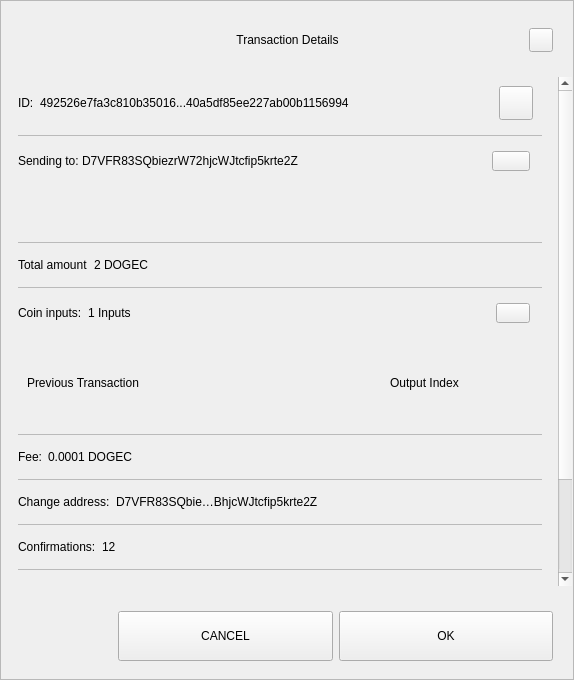
<?xml version="1.0" encoding="UTF-8"?>
<ui version="4.0">
 <class>TxDetailDialog</class>
 <widget class="QWidget" name="TxDetailDialog">
  <property name="geometry">
   <rect>
    <x>0</x>
    <y>0</y>
    <width>574</width>
    <height>680</height>
   </rect>
  </property>
  <property name="minimumSize">
   <size>
    <width>574</width>
    <height>455</height>
   </size>
  </property>
  <property name="windowTitle">
   <string>Form</string>
  </property>
  <property name="styleSheet">
   <string notr="true"/>
  </property>
  <layout class="QVBoxLayout" name="verticalLayout_3">
   <property name="spacing">
    <number>0</number>
   </property>
   <property name="leftMargin">
    <number>0</number>
   </property>
   <property name="topMargin">
    <number>0</number>
   </property>
   <property name="rightMargin">
    <number>0</number>
   </property>
   <property name="bottomMargin">
    <number>0</number>
   </property>
   <item>
    <widget class="QFrame" name="frame">
     <property name="styleSheet">
      <string notr="true"/>
     </property>
     <property name="frameShape">
      <enum>QFrame::StyledPanel</enum>
     </property>
     <property name="frameShadow">
      <enum>QFrame::Raised</enum>
     </property>
     <layout class="QVBoxLayout" name="verticalLayout">
      <property name="leftMargin">
       <number>0</number>
      </property>
      <property name="rightMargin">
       <number>0</number>
      </property>
      <item>
       <layout class="QHBoxLayout" name="horizontalLayout_3">
        <property name="spacing">
         <number>0</number>
        </property>
        <property name="leftMargin">
         <number>20</number>
        </property>
        <property name="topMargin">
         <number>10</number>
        </property>
        <property name="rightMargin">
         <number>20</number>
        </property>
        <item>
         <spacer name="horizontalSpacer_1">
          <property name="orientation">
           <enum>Qt::Horizontal</enum>
          </property>
          <property name="sizeHint" stdset="0">
           <size>
            <width>40</width>
            <height>20</height>
           </size>
          </property>
         </spacer>
        </item>
        <item>
         <widget class="QLabel" name="labelTitle">
          <property name="minimumSize">
           <size>
            <width>0</width>
            <height>40</height>
           </size>
          </property>
          <property name="maximumSize">
           <size>
            <width>16777215</width>
            <height>40</height>
           </size>
          </property>
          <property name="styleSheet">
           <string notr="true">padding-left:24px;</string>
          </property>
          <property name="text">
           <string>Transaction Details</string>
          </property>
          <property name="alignment">
           <set>Qt::AlignCenter</set>
          </property>
          <property name="margin">
           <number>7</number>
          </property>
         </widget>
        </item>
        <item>
         <spacer name="horizontalSpacer_2">
          <property name="orientation">
           <enum>Qt::Horizontal</enum>
          </property>
          <property name="sizeHint" stdset="0">
           <size>
            <width>40</width>
            <height>20</height>
           </size>
          </property>
         </spacer>
        </item>
        <item>
         <widget class="QPushButton" name="btnEsc">
          <property name="minimumSize">
           <size>
            <width>24</width>
            <height>24</height>
           </size>
          </property>
          <property name="maximumSize">
           <size>
            <width>24</width>
            <height>24</height>
           </size>
          </property>
          <property name="text">
           <string/>
          </property>
         </widget>
        </item>
       </layout>
      </item>
      <item>
       <spacer name="verticalSpacer">
        <property name="orientation">
         <enum>Qt::Vertical</enum>
        </property>
        <property name="sizeType">
         <enum>QSizePolicy::Fixed</enum>
        </property>
        <property name="sizeHint" stdset="0">
         <size>
          <width>20</width>
          <height>10</height>
         </size>
        </property>
       </spacer>
      </item>
      <item>
       <widget class="QWidget" name="layoutScroll" native="true">
        <property name="minimumSize">
         <size>
          <width>0</width>
          <height>0</height>
         </size>
        </property>
        <layout class="QVBoxLayout" name="verticalLayout_4">
         <property name="leftMargin">
          <number>0</number>
         </property>
         <property name="topMargin">
          <number>0</number>
         </property>
         <property name="rightMargin">
          <number>0</number>
         </property>
         <item>
          <widget class="QScrollArea" name="scrollArea">
           <property name="styleSheet">
            <string notr="true">#scrollArea {
background:transparent;
}</string>
           </property>
           <property name="horizontalScrollBarPolicy">
            <enum>Qt::ScrollBarAlwaysOff</enum>
           </property>
           <property name="sizeAdjustPolicy">
            <enum>QAbstractScrollArea::AdjustIgnored</enum>
           </property>
           <property name="widgetResizable">
            <bool>true</bool>
           </property>
           <property name="alignment">
            <set>Qt::AlignLeading|Qt::AlignLeft|Qt::AlignTop</set>
           </property>
           <widget class="QWidget" name="scrollAreaWidgetContents">
            <property name="geometry">
             <rect>
              <x>0</x>
              <y>0</y>
              <width>556</width>
              <height>650</height>
             </rect>
            </property>
            <property name="autoFillBackground">
             <bool>false</bool>
            </property>
            <property name="styleSheet">
             <string notr="true">#scrollAreaWidgetContents {
background:transparent;
}</string>
            </property>
            <layout class="QVBoxLayout" name="verticalLayout_7">
             <property name="spacing">
              <number>0</number>
             </property>
             <property name="sizeConstraint">
              <enum>QLayout::SetDefaultConstraint</enum>
             </property>
             <property name="leftMargin">
              <number>0</number>
             </property>
             <property name="topMargin">
              <number>0</number>
             </property>
             <property name="rightMargin">
              <number>0</number>
             </property>
             <property name="bottomMargin">
              <number>0</number>
             </property>
             <item>
              <widget class="QWidget" name="content" native="true">
               <layout class="QVBoxLayout" name="verticalLayout_2">
                <property name="leftMargin">
                 <number>16</number>
                </property>
                <property name="topMargin">
                 <number>0</number>
                </property>
                <property name="rightMargin">
                 <number>16</number>
                </property>
                <item>
                 <widget class="QWidget" name="contentID" native="true">
                  <layout class="QHBoxLayout" name="horizontalLayout_12" stretch="0,1,0">
                   <property name="leftMargin">
                    <number>0</number>
                   </property>
                   <item>
                    <widget class="QLabel" name="labelId">
                     <property name="maximumSize">
                      <size>
                       <width>16777215</width>
                       <height>16777215</height>
                      </size>
                     </property>
                     <property name="text">
                      <string>ID:</string>
                     </property>
                    </widget>
                   </item>
                   <item>
                    <widget class="QLabel" name="textId">
                     <property name="text">
                      <string>492526e7fa3c810b35016...40a5df85ee227ab00b1156994</string>
                     </property>
                    </widget>
                   </item>
                   <item>
                    <widget class="QPushButton" name="pushCopy">
                     <property name="minimumSize">
                      <size>
                       <width>34</width>
                       <height>34</height>
                      </size>
                     </property>
                     <property name="maximumSize">
                      <size>
                       <width>34</width>
                       <height>34</height>
                      </size>
                     </property>
                     <property name="text">
                      <string/>
                     </property>
                     <property name="iconSize">
                      <size>
                       <width>24</width>
                       <height>24</height>
                      </size>
                     </property>
                    </widget>
                   </item>
                  </layout>
                 </widget>
                </item>
                <item>
                 <widget class="QLabel" name="labelDivider9">
                  <property name="maximumSize">
                   <size>
                    <width>16777215</width>
                    <height>1</height>
                   </size>
                  </property>
                  <property name="styleSheet">
                   <string notr="true">background-color:#bababa;</string>
                  </property>
                  <property name="text">
                   <string/>
                  </property>
                 </widget>
                </item>
                <item>
                 <widget class="QWidget" name="contentOutputs" native="true">
                  <layout class="QHBoxLayout" name="horizontalLayout_11" stretch="0,3,0">
                   <property name="spacing">
                    <number>0</number>
                   </property>
                   <property name="leftMargin">
                    <number>0</number>
                   </property>
                   <property name="rightMargin">
                    <number>12</number>
                   </property>
                   <item>
                    <widget class="QLabel" name="labelSend">
                     <property name="maximumSize">
                      <size>
                       <width>16777215</width>
                       <height>16777215</height>
                      </size>
                     </property>
                     <property name="text">
                      <string>Sending to: </string>
                     </property>
                    </widget>
                   </item>
                   <item>
                    <widget class="QLabel" name="textSend">
                     <property name="text">
                      <string>D7VFR83SQbiezrW72hjcWJtcfip5krte2Z </string>
                     </property>
                    </widget>
                   </item>
                   <item>
                    <widget class="QPushButton" name="pushOutputs">
                     <property name="minimumSize">
                      <size>
                       <width>34</width>
                       <height>20</height>
                      </size>
                     </property>
                     <property name="maximumSize">
                      <size>
                       <width>38</width>
                       <height>20</height>
                      </size>
                     </property>
                     <property name="styleSheet">
                      <string notr="true"/>
                     </property>
                     <property name="text">
                      <string/>
                     </property>
                    </widget>
                   </item>
                  </layout>
                 </widget>
                </item>
                <item>
                 <widget class="QScrollArea" name="outputsScrollArea">
                  <property name="minimumSize">
                   <size>
                    <width>0</width>
                    <height>50</height>
                   </size>
                  </property>
                  <property name="styleSheet">
                   <string notr="true">#outputsScrollArea {
background:transparent;
}</string>
                  </property>
                  <property name="widgetResizable">
                   <bool>true</bool>
                  </property>
                  <widget class="QWidget" name="container_outputs_base">
                   <property name="geometry">
                    <rect>
                     <x>0</x>
                     <y>0</y>
                     <width>522</width>
                     <height>48</height>
                    </rect>
                   </property>
                   <property name="styleSheet">
                    <string notr="true">#container_outputs_base {
background:transparent;
}</string>
                   </property>
                  </widget>
                 </widget>
                </item>
                <item>
                 <widget class="QLabel" name="labelDivider8">
                  <property name="maximumSize">
                   <size>
                    <width>16777215</width>
                    <height>1</height>
                   </size>
                  </property>
                  <property name="styleSheet">
                   <string notr="true">background-color:#bababa;</string>
                  </property>
                  <property name="text">
                   <string/>
                  </property>
                 </widget>
                </item>
                <item>
                 <widget class="QWidget" name="contentAmount" native="true">
                  <layout class="QHBoxLayout" name="horizontalLayout_4" stretch="0,1">
                   <property name="leftMargin">
                    <number>0</number>
                   </property>
                   <item>
                    <widget class="QLabel" name="labelAmount">
                     <property name="maximumSize">
                      <size>
                       <width>16777215</width>
                       <height>16777215</height>
                      </size>
                     </property>
                     <property name="text">
                      <string>Total amount</string>
                     </property>
                    </widget>
                   </item>
                   <item>
                    <widget class="QLabel" name="textAmount">
                     <property name="text">
                      <string>2 DOGEC</string>
                     </property>
                    </widget>
                   </item>
                  </layout>
                 </widget>
                </item>
                <item>
                 <widget class="QLabel" name="labelDivider6">
                  <property name="maximumSize">
                   <size>
                    <width>16777215</width>
                    <height>1</height>
                   </size>
                  </property>
                  <property name="styleSheet">
                   <string notr="true">background-color:#bababa;</string>
                  </property>
                  <property name="text">
                   <string/>
                  </property>
                 </widget>
                </item>
                <item>
                 <widget class="QWidget" name="contentInputs" native="true">
                  <layout class="QHBoxLayout" name="horizontalLayout" stretch="0,2,0">
                   <property name="leftMargin">
                    <number>0</number>
                   </property>
                   <property name="rightMargin">
                    <number>12</number>
                   </property>
                   <item>
                    <widget class="QLabel" name="labelInputs">
                     <property name="sizePolicy">
                      <sizepolicy hsizetype="Minimum" vsizetype="Preferred">
                       <horstretch>0</horstretch>
                       <verstretch>0</verstretch>
                      </sizepolicy>
                     </property>
                     <property name="maximumSize">
                      <size>
                       <width>16777215</width>
                       <height>16777215</height>
                      </size>
                     </property>
                     <property name="text">
                      <string>Coin inputs:</string>
                     </property>
                    </widget>
                   </item>
                   <item>
                    <widget class="QLabel" name="textInputs">
                     <property name="text">
                      <string>1 Inputs</string>
                     </property>
                    </widget>
                   </item>
                   <item>
                    <widget class="QPushButton" name="pushInputs">
                     <property name="maximumSize">
                      <size>
                       <width>34</width>
                       <height>20</height>
                      </size>
                     </property>
                     <property name="styleSheet">
                      <string notr="true"/>
                     </property>
                     <property name="text">
                      <string/>
                     </property>
                    </widget>
                   </item>
                  </layout>
                 </widget>
                </item>
                <item>
                 <widget class="QFrame" name="gridInputs">
                  <property name="sizePolicy">
                   <sizepolicy hsizetype="Preferred" vsizetype="MinimumExpanding">
                    <horstretch>0</horstretch>
                    <verstretch>0</verstretch>
                   </sizepolicy>
                  </property>
                  <property name="minimumSize">
                   <size>
                    <width>0</width>
                    <height>90</height>
                   </size>
                  </property>
                  <layout class="QGridLayout" name="gridLayoutInput" columnstretch="5,2" rowminimumheight="0">
                   <property name="sizeConstraint">
                    <enum>QLayout::SetMaximumSize</enum>
                   </property>
                   <property name="verticalSpacing">
                    <number>0</number>
                   </property>
                   <item row="0" column="0" alignment="Qt::AlignLeft">
                    <widget class="QLabel" name="labelTitlePrevTx">
                     <property name="text">
                      <string>Previous Transaction</string>
                     </property>
                    </widget>
                   </item>
                   <item row="0" column="1" alignment="Qt::AlignLeft">
                    <widget class="QLabel" name="labelOutputIndex">
                     <property name="text">
                      <string>Output Index</string>
                     </property>
                     <property name="alignment">
                      <set>Qt::AlignCenter</set>
                     </property>
                    </widget>
                   </item>
                  </layout>
                 </widget>
                </item>
                <item>
                 <widget class="QLabel" name="labelDivider1">
                  <property name="maximumSize">
                   <size>
                    <width>16777215</width>
                    <height>1</height>
                   </size>
                  </property>
                  <property name="styleSheet">
                   <string notr="true">background-color:#bababa;</string>
                  </property>
                  <property name="text">
                   <string/>
                  </property>
                 </widget>
                </item>
                <item>
                 <widget class="QWidget" name="contentFee" native="true">
                  <layout class="QHBoxLayout" name="horizontalLayout_7" stretch="0,1">
                   <property name="leftMargin">
                    <number>0</number>
                   </property>
                   <item>
                    <widget class="QLabel" name="labelFee">
                     <property name="maximumSize">
                      <size>
                       <width>16777215</width>
                       <height>16777215</height>
                      </size>
                     </property>
                     <property name="text">
                      <string>Fee:</string>
                     </property>
                    </widget>
                   </item>
                   <item>
                    <widget class="QLabel" name="textFee">
                     <property name="text">
                      <string>0.0001 DOGEC</string>
                     </property>
                    </widget>
                   </item>
                  </layout>
                 </widget>
                </item>
                <item>
                 <widget class="QLabel" name="labelDivider2">
                  <property name="maximumSize">
                   <size>
                    <width>16777215</width>
                    <height>1</height>
                   </size>
                  </property>
                  <property name="styleSheet">
                   <string notr="true">background-color:#bababa;</string>
                  </property>
                  <property name="text">
                   <string/>
                  </property>
                 </widget>
                </item>
                <item>
                 <widget class="QWidget" name="contentChangeAddress" native="true">
                  <layout class="QHBoxLayout" name="horizontalLayout_6" stretch="0,1">
                   <property name="leftMargin">
                    <number>0</number>
                   </property>
                   <item>
                    <widget class="QLabel" name="labelChange">
                     <property name="maximumSize">
                      <size>
                       <width>16777215</width>
                       <height>16777215</height>
                      </size>
                     </property>
                     <property name="text">
                      <string>Change address:</string>
                     </property>
                    </widget>
                   </item>
                   <item>
                    <widget class="QLabel" name="textChange">
                     <property name="text">
                      <string>D7VFR83SQbie…BhjcWJtcfip5krte2Z </string>
                     </property>
                    </widget>
                   </item>
                  </layout>
                 </widget>
                </item>
                <item>
                 <widget class="QLabel" name="labelDivider4">
                  <property name="maximumSize">
                   <size>
                    <width>16777215</width>
                    <height>1</height>
                   </size>
                  </property>
                  <property name="styleSheet">
                   <string notr="true">background-color:#bababa;</string>
                  </property>
                  <property name="text">
                   <string/>
                  </property>
                 </widget>
                </item>
                <item>
                 <widget class="QWidget" name="contentConfirmations" native="true">
                  <layout class="QHBoxLayout" name="horizontalLayout_8" stretch="0,1">
                   <property name="leftMargin">
                    <number>0</number>
                   </property>
                   <item>
                    <widget class="QLabel" name="labelConfirmations">
                     <property name="maximumSize">
                      <size>
                       <width>16777215</width>
                       <height>16777215</height>
                      </size>
                     </property>
                     <property name="text">
                      <string>Confirmations:</string>
                     </property>
                    </widget>
                   </item>
                   <item>
                    <widget class="QLabel" name="textConfirmations">
                     <property name="text">
                      <string>12</string>
                     </property>
                    </widget>
                   </item>
                  </layout>
                 </widget>
                </item>
                <item>
                 <widget class="QLabel" name="labelDivider7">
                  <property name="maximumSize">
                   <size>
                    <width>16777215</width>
                    <height>1</height>
                   </size>
                  </property>
                  <property name="styleSheet">
                   <string notr="true">background-color:#bababa;</string>
                  </property>
                  <property name="text">
                   <string/>
                  </property>
                 </widget>
                </item>
                <item>
                 <widget class="QWidget" name="contentSize" native="true">
                  <layout class="QHBoxLayout" name="horizontalLayout_9" stretch="0,1">
                   <property name="leftMargin">
                    <number>0</number>
                   </property>
                   <item>
                    <widget class="QLabel" name="labelSize">
                     <property name="maximumSize">
                      <size>
                       <width>16777215</width>
                       <height>16777215</height>
                      </size>
                     </property>
                     <property name="text">
                      <string>Size:</string>
                     </property>
                    </widget>
                   </item>
                   <item>
                    <widget class="QLabel" name="textSize">
                     <property name="text">
                      <string>2 kB</string>
                     </property>
                    </widget>
                   </item>
                  </layout>
                 </widget>
                </item>
                <item>
                 <widget class="QLabel" name="labelDivider3">
                  <property name="maximumSize">
                   <size>
                    <width>16777215</width>
                    <height>1</height>
                   </size>
                  </property>
                  <property name="styleSheet">
                   <string notr="true">background-color:#bababa;</string>
                  </property>
                  <property name="text">
                   <string/>
                  </property>
                 </widget>
                </item>
                <item>
                 <widget class="QWidget" name="contentDate" native="true">
                  <layout class="QHBoxLayout" name="horizontalLayout_5" stretch="0,1">
                   <property name="leftMargin">
                    <number>0</number>
                   </property>
                   <item>
                    <widget class="QLabel" name="labelDate">
                     <property name="maximumSize">
                      <size>
                       <width>16777215</width>
                       <height>16777215</height>
                      </size>
                     </property>
                     <property name="text">
                      <string>Date:</string>
                     </property>
                    </widget>
                   </item>
                   <item>
                    <widget class="QLabel" name="textDate">
                     <property name="text">
                      <string>May 25, 2017</string>
                     </property>
                    </widget>
                   </item>
                  </layout>
                 </widget>
                </item>
                <item>
                 <widget class="QLabel" name="labelDivider5">
                  <property name="maximumSize">
                   <size>
                    <width>16777215</width>
                    <height>1</height>
                   </size>
                  </property>
                  <property name="styleSheet">
                   <string notr="true">background-color:#bababa;</string>
                  </property>
                  <property name="text">
                   <string/>
                  </property>
                 </widget>
                </item>
                <item>
                 <widget class="QWidget" name="contentStatus" native="true">
                  <layout class="QHBoxLayout" name="horizontalLayout_10" stretch="0,1">
                   <property name="leftMargin">
                    <number>0</number>
                   </property>
                   <item>
                    <widget class="QLabel" name="labelStatus">
                     <property name="maximumSize">
                      <size>
                       <width>16777215</width>
                       <height>16777215</height>
                      </size>
                     </property>
                     <property name="text">
                      <string>Status:</string>
                     </property>
                    </widget>
                   </item>
                   <item>
                    <widget class="QLabel" name="textStatus">
                     <property name="text">
                      <string>Spendable</string>
                     </property>
                    </widget>
                   </item>
                  </layout>
                 </widget>
                </item>
                <item>
                 <spacer name="verticalSpacer_2">
                  <property name="orientation">
                   <enum>Qt::Vertical</enum>
                  </property>
                  <property name="sizeType">
                   <enum>QSizePolicy::Expanding</enum>
                  </property>
                  <property name="sizeHint" stdset="0">
                   <size>
                    <width>20</width>
                    <height>10</height>
                   </size>
                  </property>
                 </spacer>
                </item>
               </layout>
              </widget>
             </item>
            </layout>
           </widget>
          </widget>
         </item>
        </layout>
       </widget>
      </item>
      <item>
       <widget class="QWidget" name="containerButtons" native="true">
        <layout class="QHBoxLayout" name="horizontalLayout1" stretch="1,2,2">
         <property name="leftMargin">
          <number>10</number>
         </property>
         <property name="rightMargin">
          <number>20</number>
         </property>
         <item>
          <spacer name="horizontalSpacer_3">
           <property name="orientation">
            <enum>Qt::Horizontal</enum>
           </property>
           <property name="sizeHint" stdset="0">
            <size>
             <width>40</width>
             <height>20</height>
            </size>
           </property>
          </spacer>
         </item>
         <item>
          <widget class="QPushButton" name="btnCancel">
           <property name="minimumSize">
            <size>
             <width>200</width>
             <height>50</height>
            </size>
           </property>
           <property name="text">
            <string>CANCEL</string>
           </property>
          </widget>
         </item>
         <item>
          <widget class="QPushButton" name="btnSave">
           <property name="minimumSize">
            <size>
             <width>200</width>
             <height>50</height>
            </size>
           </property>
           <property name="text">
            <string>OK</string>
           </property>
          </widget>
         </item>
        </layout>
       </widget>
      </item>
     </layout>
    </widget>
   </item>
  </layout>
 </widget>
 <resources/>
 <connections/>
</ui>
